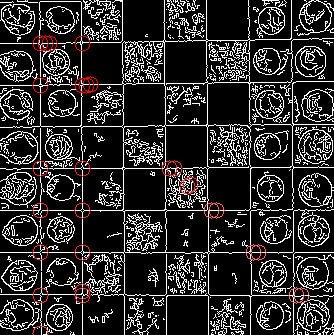
#> input picture Cropping_Chessboard/roboflow_api/detect.png, 334 x 335 px
$ python square.py
#> lines starting #> are read from the running program, lines starting #| are printed output that depends on the picture; after the words box and inside, x2 and y2 are one past the last pixel; in counts of white or black regions, pixels touching at a corner belong together
import cv2
import numpy as np

# Load image, grayscale, Gaussian blur, Otsu's threshold
image = cv2.imread("detect.png")
#> image is the input picture: shape (335, 334, 3); mean B, G, R 46.3, 46.3, 48.5
mask = np.zeros(image.shape, dtype=np.uint8)
original = image.copy()
gray = cv2.cvtColor(image, cv2.COLOR_BGR2GRAY)
blur = cv2.GaussianBlur(gray, (5,5), 0)
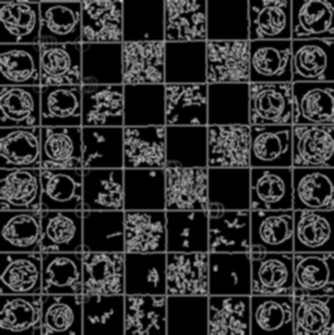
#> blur: shape (335, 334); min 0, max 209, mean 47.1
thresh = cv2.threshold(blur, 0, 255, cv2.THRESH_BINARY + cv2.THRESH_OTSU)[1]
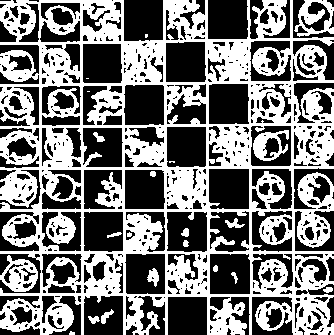
#> thresh: shape (335, 334); 46.8% white; 22 white regions (5 under 20 px), largest, box (x1, y1, x2, y2) and area: (0, 0, 334, 335) 49630, (0, 255, 38, 292) 742, (294, 0, 334, 37) 709

# Remove noise with morph operations
kernel = cv2.getStructuringElement(cv2.MORPH_RECT, (3,3))
opening = cv2.morphologyEx(thresh, cv2.MORPH_OPEN, kernel, iterations=1)
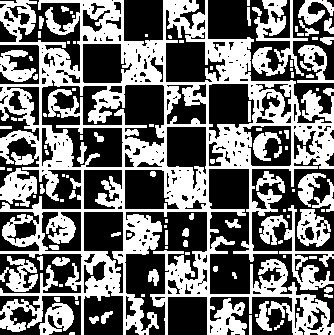
#> opening: shape (335, 334); 44.7% white; 110 white regions (51 under 20 px), largest, box (x1, y1, x2, y2) and area: (0, 0, 334, 335) 37996, (252, 0, 308, 76) 1662, (279, 205, 334, 290) 1108
invert = 255 - opening
#> invert: shape (335, 334); 55.3% white; 110 black regions (51 under 20 px)

# Find contours and find squares with contour area filtering + shape approximation
cnts = cv2.findContours(invert, cv2.RETR_EXTERNAL, cv2.CHAIN_APPROX_SIMPLE)
#> cnts = 314 contours, 247 with area under 20; largest, box (x1, y1, x2, y2) and area: (209, 158, 334, 327) 10786, (208, 0, 334, 123) 5210, (42, 80, 164, 167) 5088, (125, 212, 207, 335) 4186, (0, 254, 82, 293) 2448
cnts = cnts[0] if len(cnts) == 2 else cnts[1]
for c in cnts:
    area = cv2.contourArea(c)
    peri = cv2.arcLength(c, True)
    approx = cv2.approxPolyDP(c, 0.02 * peri, True)
    if len(approx) == 4 and area > 100 and area < 10000:
        x,y,w,h = cv2.boundingRect(c)
        cv2.drawContours(original, [c], -1, (36,255,12), 2)
        cv2.drawContours(mask, [c], -1, (255,255,255), -1)
#> this loop made 314 passes
#> (area, peri, approx, x, y, w, h) on pass 31: (1406, 150, [[168, 297], [168, 334], [206, 334], [206, 297]], 168, 297, 39, 38)
#> (area, peri) on passes 14, 18, 24, 28, 30, 33: (60, 41.31), (20.5, 18.24), (104.5, 99.5), (80.5, 80.73), (1650.5, 527), (81.5, 65.56)
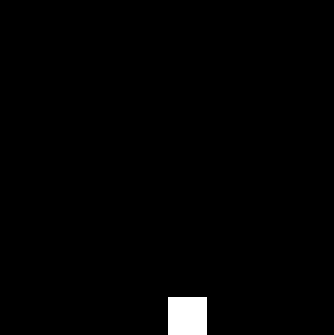
#> mask: shape (335, 334, 3); 1.3% white; 1 white region, box (x1, y1, x2, y2) and area: (168, 297, 207, 335) 1482
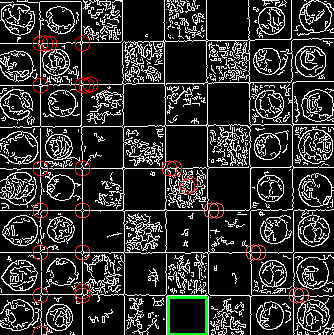
#> original: shape (335, 334, 3); 0.36% of pixels changed, all inside (x1, y1, x2, y2) = (167, 296, 208, 335)

cv2.imshow("original", original)
cv2.imshow("mask", mask)
cv2.waitKey()
